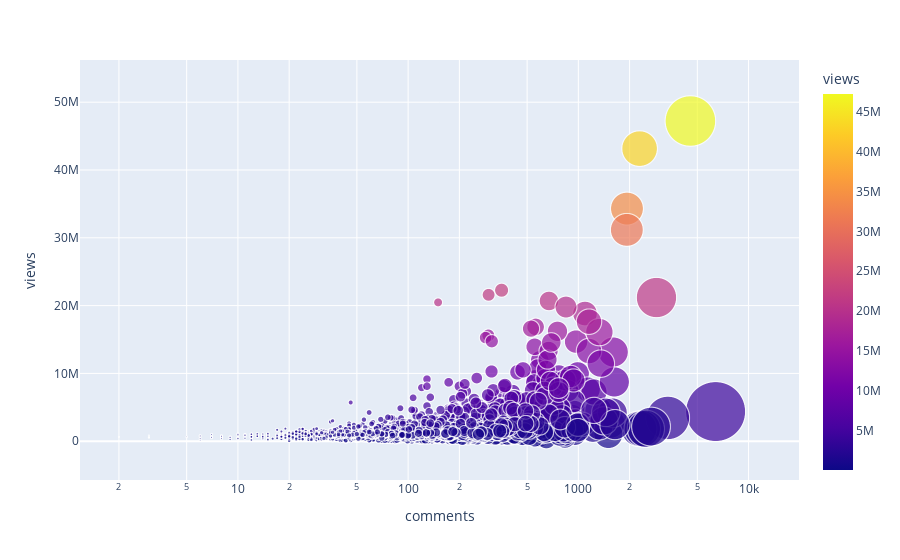

The cell this chart's notebook holds for it:
### Markdown cell above
### ▶ relation between views and comments of talks

### Code cell
fig = px.scatter(df1, 
                 x = "comments", 
                 y = "views", 
                 size = "comments", 
                 color = "views",
                 hover_name="title", 
                 log_x=True, 
                 size_max=60)
fig.show()

### Figure 1 — Plotly figure (JSON) as saved in the notebook; plotly's stock layout.template omitted (floating-point values rounded to 4 significant figures; data arrays with more than 128 entries replaced by an {"elided": "..."} marker saying what was removed)
{"data": [{"hovertemplate": "<b>%{hovertext}</b><br><br>comments=%{marker.size}<br>views=%{marker.color}<extra></extra>", "hovertext": {"elided": "2550 str values"}, "legendgroup": "", "marker": {"color": {"elided": "2550 int values"}, "coloraxis": "coloraxis", "size": {"elided": "2550 int values"}, "sizemode": "area", "sizeref": 1.779, "symbol": "circle"}, "mode": "markers", "name": "", "showlegend": false, "type": "scattergl", "x": {"elided": "2550 int values"}, "xaxis": "x", "y": {"elided": "2550 int values"}, "yaxis": "y"}], "layout": {"coloraxis": {"colorbar": {"title": {"text": "views"}}, "colorscale": [[0, "#0d0887"], [0.1111, "#46039f"], [0.2222, "#7201a8"], [0.3333, "#9c179e"], [0.4444, "#bd3786"], [0.5556, "#d8576b"], [0.6667, "#ed7953"], [0.7778, "#fb9f3a"], [0.8889, "#fdca26"], [1, "#f0f921"]]}, "legend": {"itemsizing": "constant", "tracegroupgap": 0}, "margin": {"t": 60}, "xaxis": {"anchor": "y", "domain": [0, 1], "title": {"text": "comments"}, "type": "log"}, "yaxis": {"anchor": "x", "domain": [0, 1], "title": {"text": "views"}}}}
